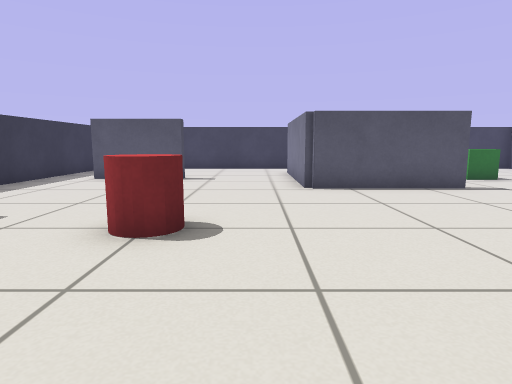
view 1 (above)

23 first-person views from a walk through a robot-simulator world made for Gazebo. The camera is 0.57 m above the floor, tilts 8° down and sees 75° across. The floor is counted in squares, 0.5 m on a side. Each view is taken from the middle of a square. On the plan, view 1 faces up. The plan holds only what a view shows up to about 13 squares ahead; the rest is blank.

view 2
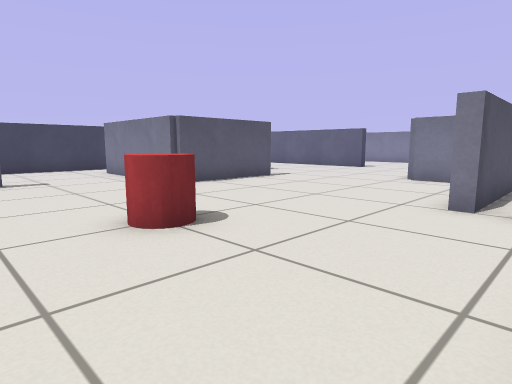

view 3
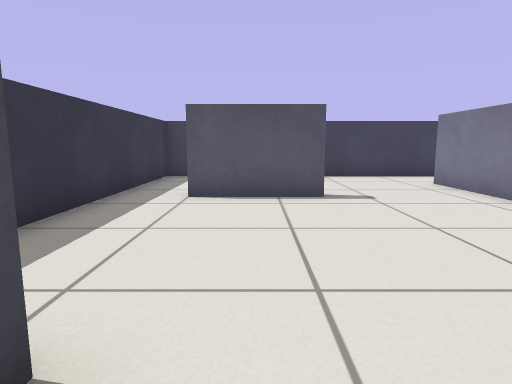

view 4
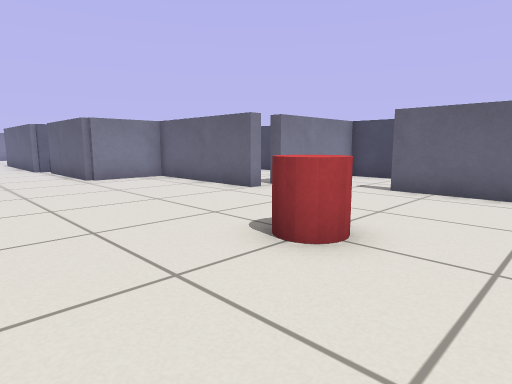

view 5
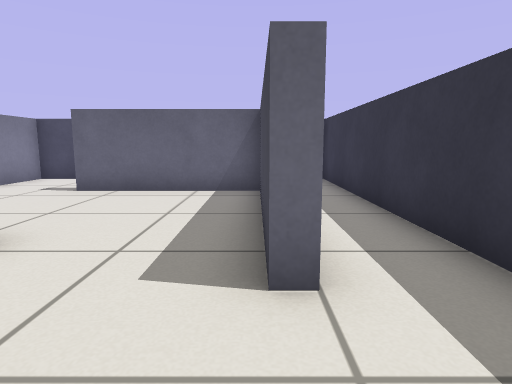

view 6
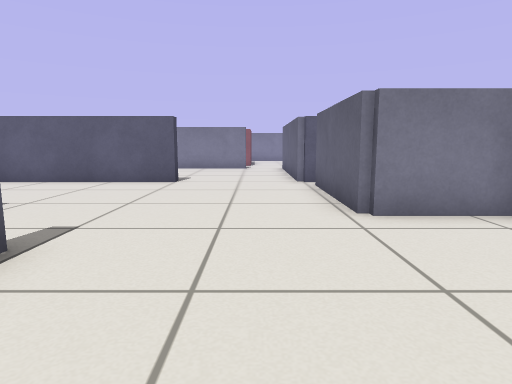

view 7
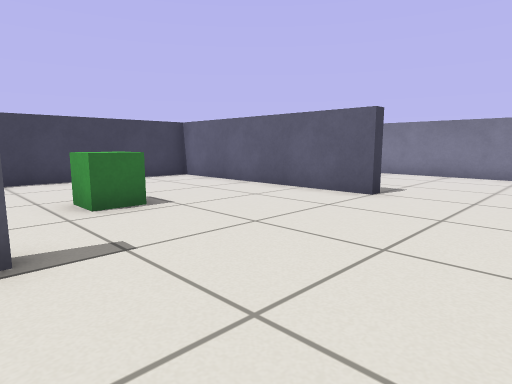

view 8
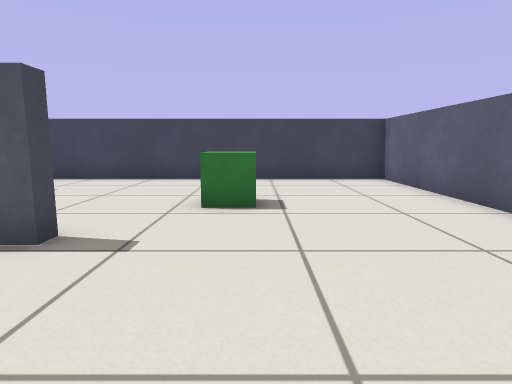

view 9
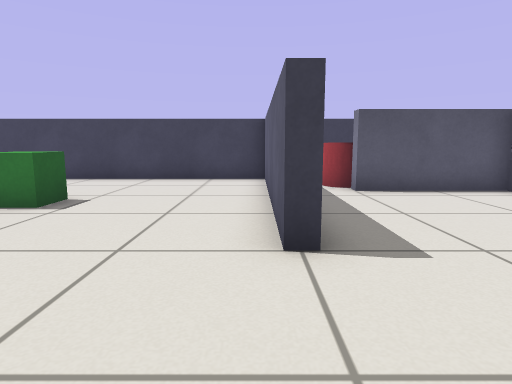

view 10
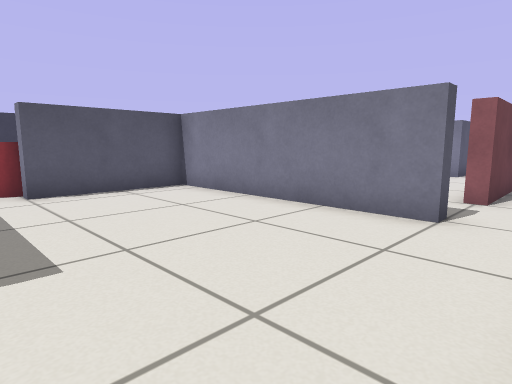

view 11
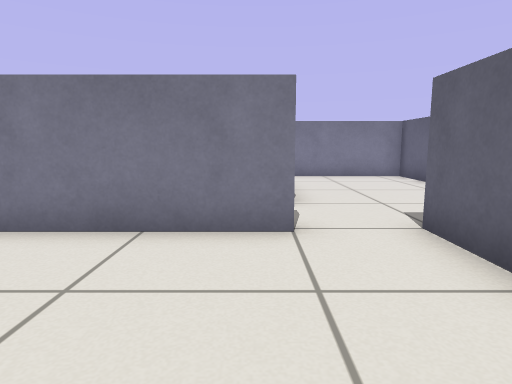

view 12
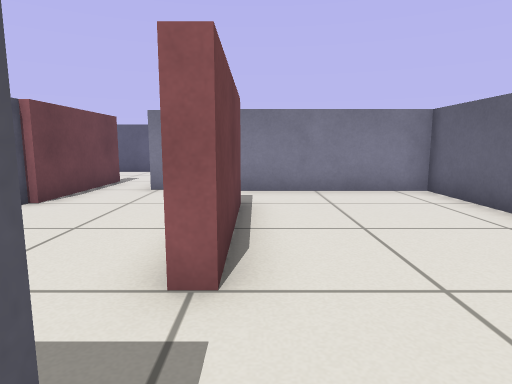

view 13
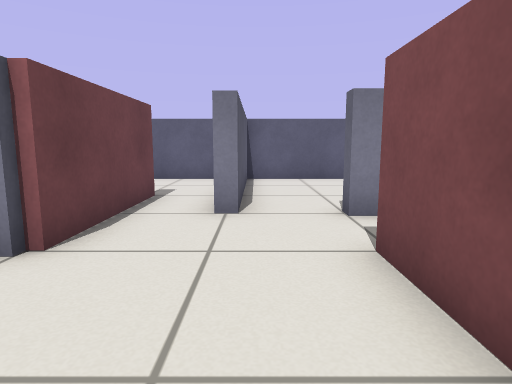

view 14
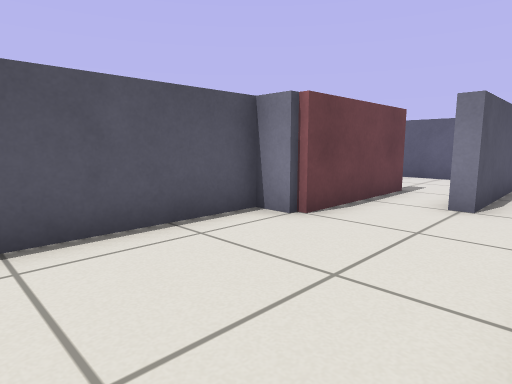

view 15
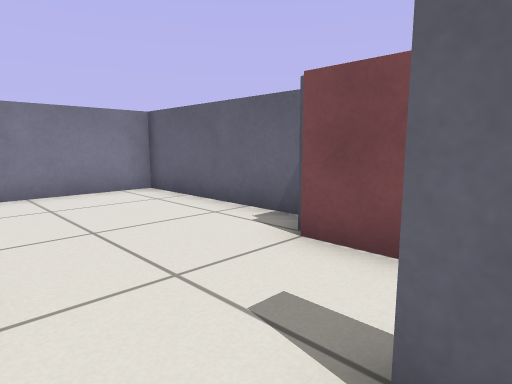

view 16
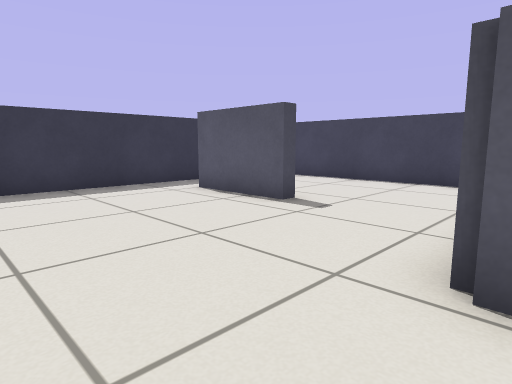

view 17
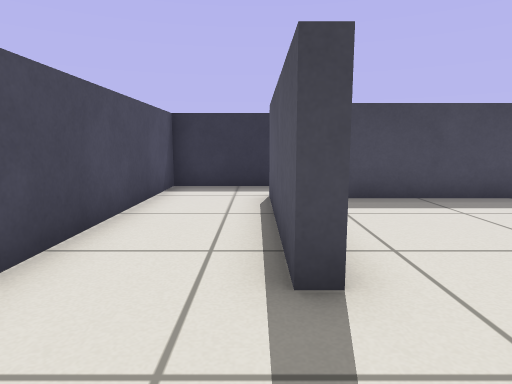

view 18
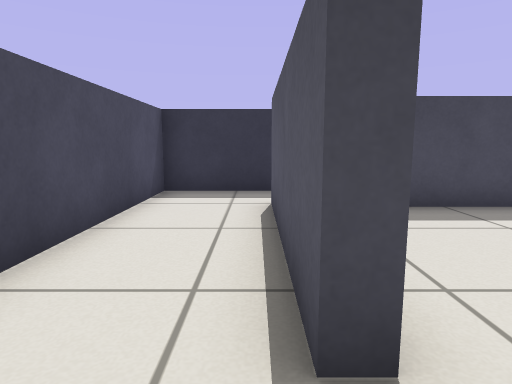

view 19
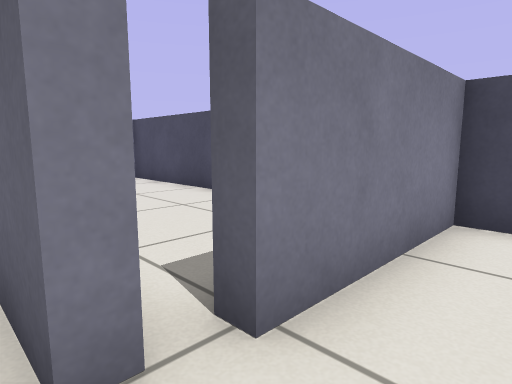

view 20
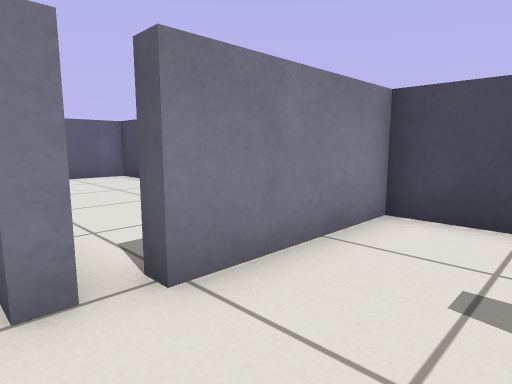

view 21
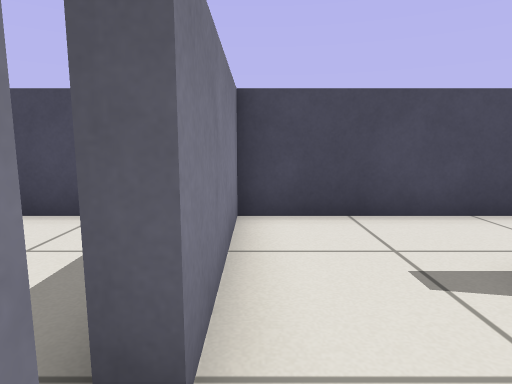

view 22
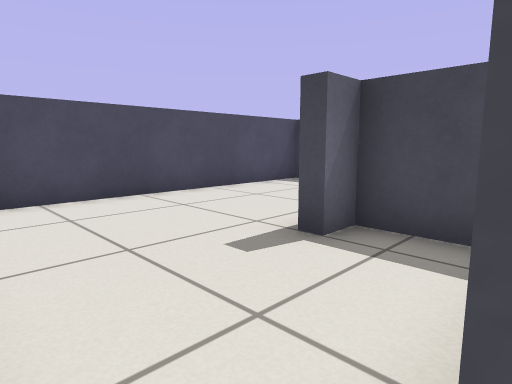

view 23
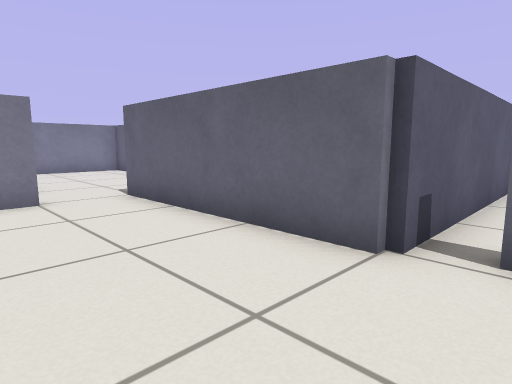

### Floor plan
Ten units are one square. View 1 is at (0, 0); x grows to the right and y downward. Boxes are objects, and circles mark ways between rooms. Rooms are numbered by the first view taken in them; rooms with no view inside come last. Other rooms are left out.
<svg viewBox="-78 -168 369 206">
<path fill="none" stroke="#000" d="M55 -91 55 -87 13 -87 13 -140M-25 -118 -25 -113 -55 -113M25 -13 25 -17 73 -17 73 -43 115 -43M-56 -55 -51 -55 -51 3 -5 3 -5 7 -54 7M128 -85 123 -85 123 -163 -73 -163 -73 -71M123 -47 175 -47M-73 -51 -73 33 23 33 23 -7 28 -7M188 -65 183 -65 183 -133 145 -133M225 -67 245 -67M245 -63 205 -63 205 -67M212 -17 263 -17 263 -65M192 -27 205 -27M265 -83 265 -88M175 -47 185 -47M286 -103 243 -103 243 -113 205 -113M85 -17 85 -12M61 -13 25 -13M77 -32 77 -17M26 33 123 33 123 -47"/>
<rect x="-25" y="-55" width="20" height="20" fill="#bbb"><title>red cylinder</title></rect>
<rect x="65" y="-125" width="20" height="20" fill="#bbb"><title>green box</title></rect>
<circle cx="185" cy="-55" r="3" fill="#2a7"/>
<circle cx="120" cy="-40" r="3" fill="#2a7"/>
<text x="30" y="-80">1</text>
<text x="230" y="-50">2</text>
<text x="90" y="10">3</text>
</svg>
Room 1 opens to room 2. Room 1 opens to room 3.

Where each view was taken, in squares from view 1:
view 1: 0 up, 0 right, facing up
view 2: 0 up, 4 left, facing up-right
view 3: 4 up, 4 left, facing up
view 4: 8 up, 4 left, facing down-right
view 5: 8 up, 5 left, facing down
view 6: 6 up, 2 right, facing right
view 7: 5 up, 5 right, facing up-right
view 8: 5 up, 8 right, facing up
view 9: 5 up, 12 right, facing up
view 10: 5 up, 13 right, facing up-right
view 11: 7 up, 14 right, facing right
view 12: 6 up, 18 right, facing right
view 13: 8 up, 21 right, facing right
view 14: 7 up, 20 right, facing up-right
view 15: 6 up, 18 right, facing down-right
view 16: 6 up, 2 right, facing up-left
view 17: 1 down, 2 right, facing left
view 18: 1 down, 1 right, facing left
view 19: 2 up, 1 right, facing down-right
view 20: 2 up, 0 right, facing down-right
view 21: 2 up, 2 right, facing down
view 22: 4 up, 12 right, facing down-left
view 23: 8 up, 11 right, facing down-right
